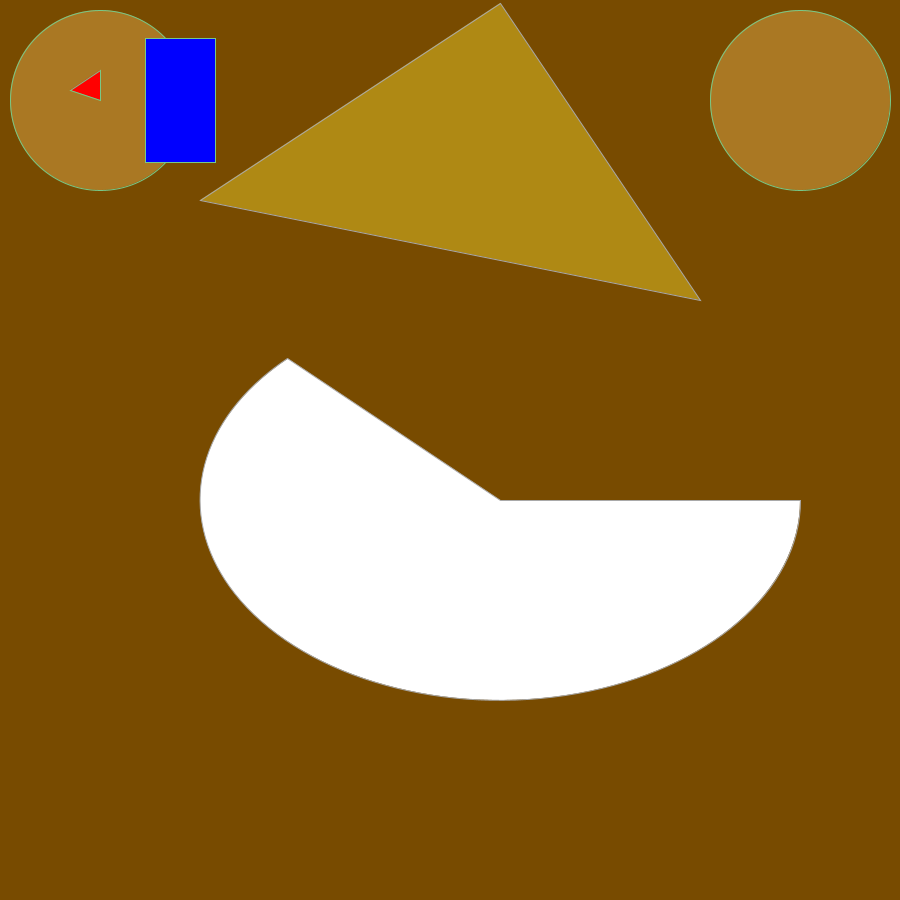
Frame 1 (no input)
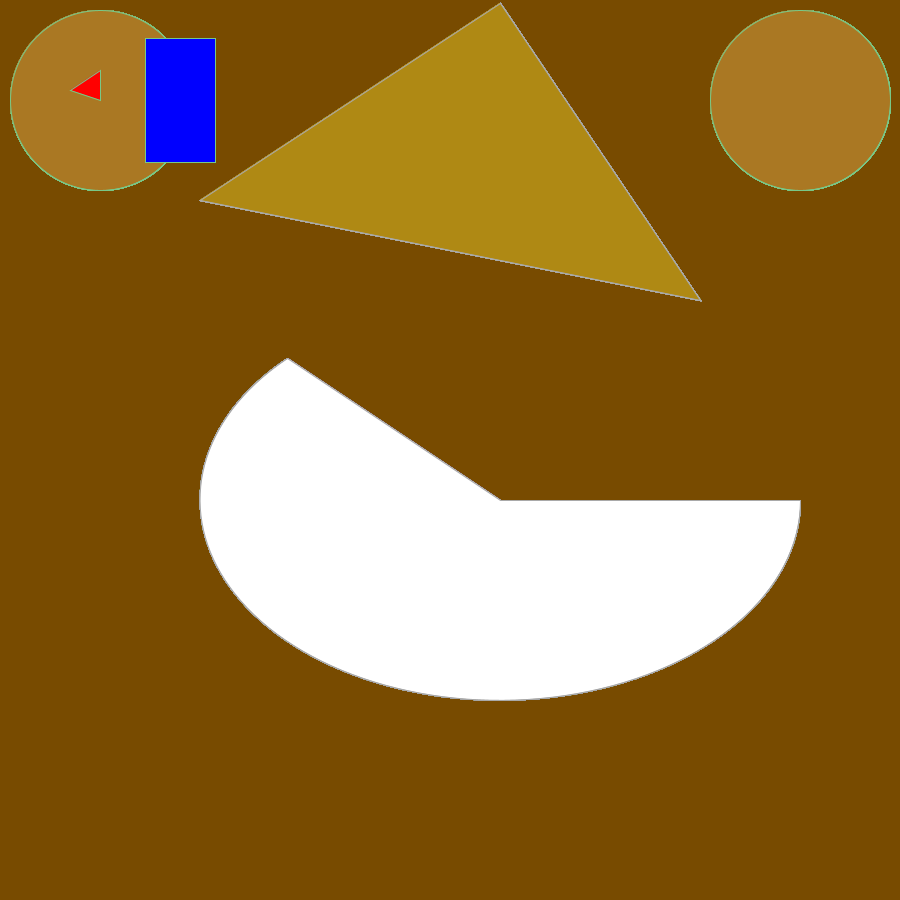
Frame 60 (the mouse pressed at the canvas centre just before this capture)
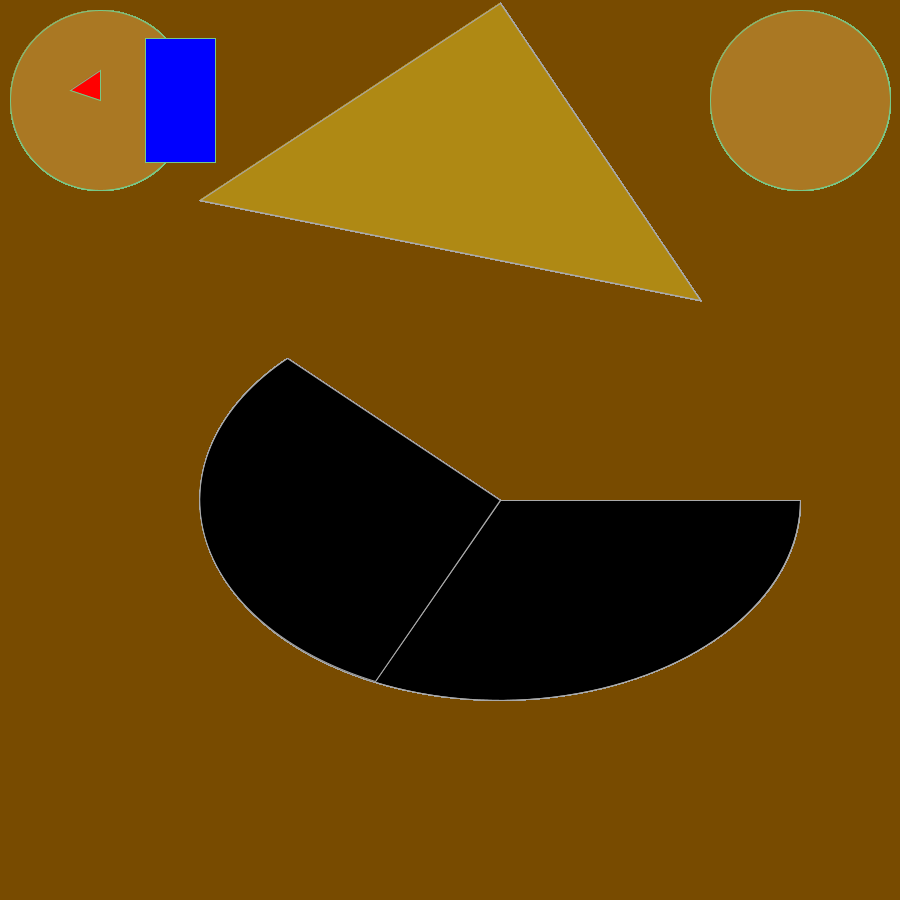
Frame 120 (the mouse held since frame 60 and released just before this capture)

The Processing sketch that drew these frames (run headless with seeded random() and noise(); from frame 60 on, the mouse is pressed at the canvas centre):

// Processing sketch: SS5_Trying
// ── SS5_Trying.pde
//Philip Green
//SS5_Trying
int[] numbers= new int[4];
int h=90;
int r=100;
int u=70;
float diameter=120;
float speed=2;
float gone=0;

int track_nums=0;

void setup(){
background(120,75,0);
size(900,900);
/*fill(255,100,0);
numbers[0]=89;
numbers[1]=120;
numbers[2]=300;
numbers[3]=33;

textSize(40);
textAlign(LEFT,LEFT);*/
}

void draw(){
eye();
move();
nose();
smile();
fish();
//println("Numbers:"+ track_nums);
}


void eye(){
//background(120,75,0);
stroke(120,200,135);
fill(170,120,35);
ellipse(100,100,180,180);
fill(170,120,35);
ellipse(800,100,180,180);
fill(255,0,0);
triangle(100,100,70,90,100,70);
fill(0,0,255);
rectMode(CENTER);
rect(h*2,r,u,h+34);
}

void nose(){
//stroke(230,126,150);
fill(175,137,20);
stroke(169,169,169);
triangle(200,200,500,diameter,700,300);
}

void move(){
if(keyPressed==true){
  diameter=diameter+speed;
  diameter=0;
}else{
  diameter=3;
}
} 

void smile(){
fill(255,255,255);
arc(500,500,600,400,gone,PI+QUARTER_PI,PIE);
if(mousePressed==true){
  fill(0,0,0);
  arc(500,500,600,400,gone,PI+QUARTER_PI,PIE);
  stroke(255,0,0);
  gone=gone+2;
}else{
  gone=0;
  fill(255,255,255);
}
}

void fish(){
fill(255,100,0);
numbers[0]=89;
numbers[1]=120;
numbers[2]=300;
numbers[3]=33;

textSize(40);
textAlign(LEFT,LEFT);

println(random(0,numbers[1]));
}
